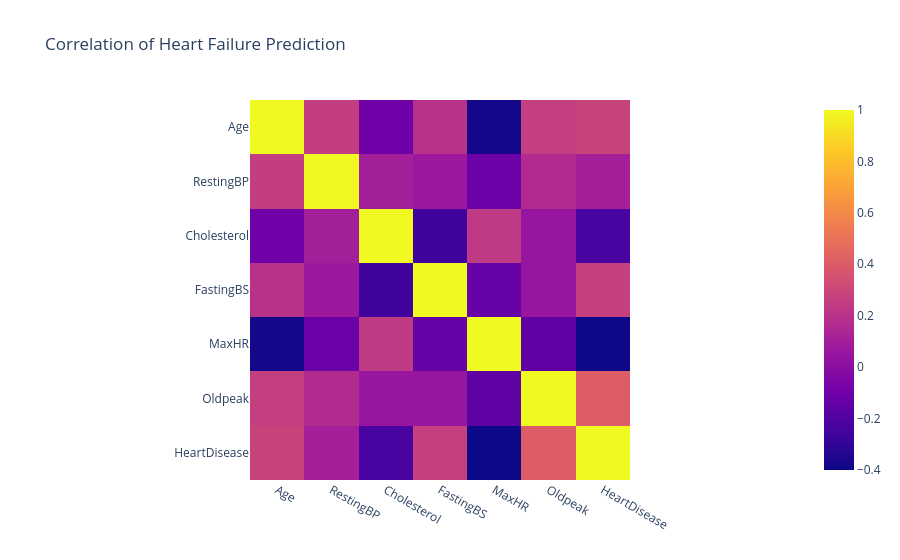

Source (notebook cell):
### Code cell
# correlation_matrix = df.select_dtypes(include=['number']).corr()

correlation_matrix = df[numeric_col].corr()

px.imshow(correlation_matrix, title="Correlation of Heart Failure Prediction")

### Figure 1 — Plotly figure (JSON) as saved in the notebook; plotly's stock layout.template omitted (floating-point values rounded to 4 significant figures)
{"data": [{"coloraxis": "coloraxis", "hovertemplate": "x: %{x}<br>y: %{y}<br>color: %{z}<extra></extra>", "name": "0", "type": "heatmap", "x": ["Age", "RestingBP", "Cholesterol", "FastingBS", "MaxHR", "Oldpeak", "HeartDisease"], "xaxis": "x", "y": ["Age", "RestingBP", "Cholesterol", "FastingBS", "MaxHR", "Oldpeak", "HeartDisease"], "yaxis": "y", "z": [[1.0, 0.2544, -0.09528, 0.198, -0.382, 0.2586, 0.282], [0.2544, 1.0, 0.1009, 0.07019, -0.1121, 0.1648, 0.1076], [-0.09528, 0.1009, 1.0, -0.261, 0.2358, 0.05015, -0.2327], [0.198, 0.07019, -0.261, 1.0, -0.1314, 0.0527, 0.2673], [-0.382, -0.1121, 0.2358, -0.1314, 1.0, -0.1607, -0.4004], [0.2586, 0.1648, 0.05015, 0.0527, -0.1607, 1.0, 0.404], [0.282, 0.1076, -0.2327, 0.2673, -0.4004, 0.404, 1.0]]}], "layout": {"coloraxis": {"colorscale": [[0, "#0d0887"], [0.1111, "#46039f"], [0.2222, "#7201a8"], [0.3333, "#9c179e"], [0.4444, "#bd3786"], [0.5556, "#d8576b"], [0.6667, "#ed7953"], [0.7778, "#fb9f3a"], [0.8889, "#fdca26"], [1, "#f0f921"]]}, "title": {"text": "Correlation of Heart Failure Prediction"}, "xaxis": {"anchor": "y", "constrain": "domain", "domain": [0, 1], "scaleanchor": "y"}, "yaxis": {"anchor": "x", "autorange": "reversed", "constrain": "domain", "domain": [0, 1]}}}
